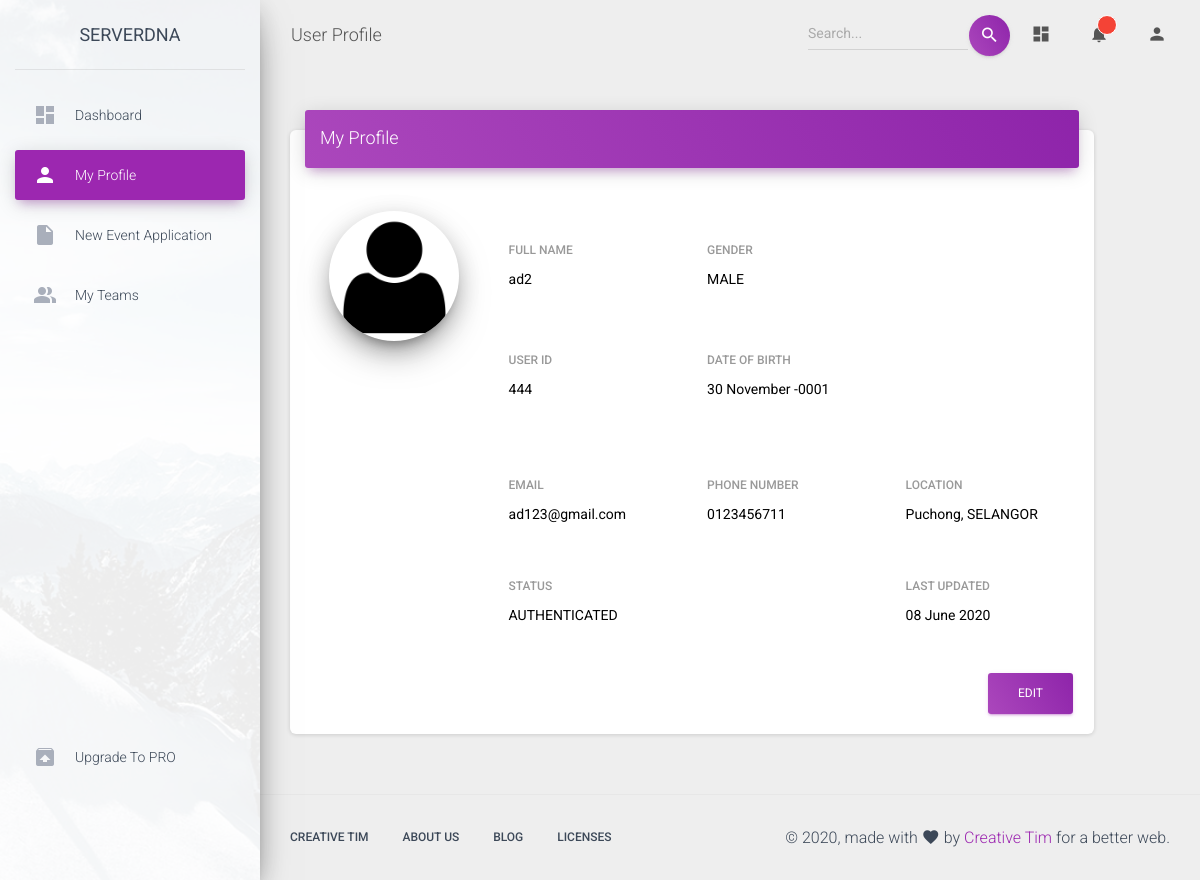
The app's page /user_dashboard_module/profile_details.php (signed in) with its own data.
### tables this page shows
CREATE TABLE `users` (
  `id` int(11) NOT NULL,
  `full_name` varchar(100) NOT NULL,
  `user_id` varchar(50) DEFAULT NULL,
  `mobile_number` varchar(15) NOT NULL,
  `email` varchar(100) NOT NULL,
  `password` varchar(100) NOT NULL,
  `DoB` date NOT NULL,
  `gender` enum('male','female') NOT NULL,
  `status` enum('created','authenticated','inactive','') NOT NULL,
  `created_at` datetime NOT NULL,
  `accessed_at` datetime DEFAULT NULL,
  `updated_at` datetime NOT NULL,
  `city` varchar(100) NOT NULL,
  `state` varchar(100) NOT NULL,
  `is_admin` int(1) NOT NULL DEFAULT 0,
  `image_url` varchar(50) DEFAULT NULL
);

### user_dashboard_module/profile_details.php (the view, shortened to what this page needs)
<?php
  $con = DatabaseConn();
  $userID = $_SESSION["Curr_user"];
  $sql_detail = "SELECT * FROM `users` WHERE `id` = '$userID'";
  $account_details = mysqli_query($con, $sql_detail);
  $details = mysqli_fetch_array($account_details);
  $name = $details['full_name'];
  $user_id = $details['user_id'];
  $mobile_number = $details['mobile_number'];
  $email = $details['email'];
  $DoB = date("d F Y", strtotime($details['DoB']));
  $gender = strtoupper($details['gender']);
  $status = strtoupper($details['status']);
  $last_upd = date("d F Y", strtotime($details['updated_at']));;
  $city = $details['city'];
  $state = $details['state'];
  $url = $details['image_url'];
?>
<!DOCTYPE html>
<html lang="en">
<head>
    <link rel="stylesheet" type="text/css" href="assets/css/bootstrap-select.min.css">
    <link rel="stylesheet" href="https://maxcdn.bootstrapcdn.com/font-awesome/latest/css/font-awesome.min.css">
    <link href="assets/css/material-dashboard.css" rel="stylesheet" />
    <link href="assets/demo/demo.css" rel="stylesheet" />
    <link rel="stylesheet" type="text/css" href="vendor/select2/select2.min.css">
    <link rel="stylesheet" type="text/css" href="vendor/daterangepicker/daterangepicker.css">
</head>
<body class="" onload="fetchUpdateResponse()">
    <div class="wrapper ">
        <div class="sidebar" data-color="purple" data-background-color="white" data-image="assets/img/sidebar-1.jpg">
            <div class="logo"><a href="http://www.creative-tim.com" class="simple-text logo-normal">
          ServerDNA
      </a></div>
            <div class="sidebar-wrapper">
                <ul class="nav">
                    <li class="nav-item ">
                        <a class="nav-link" href="./dashboard.php">
                            <i class="material-icons">dashboard</i>
                            <p>Dashboard</p>
                        </a>
                    </li>
                    <li class="nav-item active  ">
                        <a class="nav-link" href="./profile_details.php">
                            <i class="material-icons">person</i>
                            <p>My Profile</p>
                        </a>
                    </li>
                    <li class="nav-item ">
                        <a class="nav-link" href="./create_event_application_front.php">
                            <i class="material-icons">insert_drive_file</i>
                            <p>New Event Application</p>
                        </a>
                    </li>
                    <li class="nav-item ">
                        <a class="nav-link" href="./team_list.php">
                            <i class="material-icons">people_alt</i>
                            <p>My Teams</p>
                        </a>
                    </li>
                    <li class="nav-item active-pro ">
                        <a class="nav-link" href="./upgrade.html">
                            <i class="material-icons">unarchive</i>
                            <p>Upgrade to PRO</p>
                        </a>
                    </li>
                </ul>
            </div>
        </div>
        <div class="main-panel">
            <nav class="navbar navbar-expand-lg navbar-transparent navbar-absolute fixed-top ">
                <div class="container-fluid">
                    <div class="navbar-wrapper">
                        <a class="navbar-brand" href="javascript:;">User Profile</a>
                    </div>
                    <div class="collapse navbar-collapse justify-content-end">
                        <form class="navbar-form">
                            <div class="input-group no-border">
                                <input type="text" value="" class="form-control" placeholder="Search...">
                                <button type="submit" class="btn btn-white btn-round btn-just-icon">
                                    <i class="material-icons md-light">search</i>
                                    <div class="ripple-container"></div>
                                </button>
                            </div>
                        </form>
                        <ul class="navbar-nav">
                            <li class="nav-item">
                                <a class="nav-link" href="javascript:;">
                                    <i class="material-icons">dashboard</i>
                                </a>
                            </li>
                            <li class="nav-item dropdown">
                                <a class="nav-link" href="http://example.com" id="navbarDropdownMenuLink" data-toggle="dropdown" aria-haspopup="true" aria-expanded="false">
                                    <i class="material-icons">notifications</i>
                                    <span class="notification"></span>
                                </a>
                            </li>
                            <li class="nav-item dropdown">
                                <a class="nav-link" href="javascript:;" id="navbarDropdownProfile" data-toggle="dropdown" aria-haspopup="true" aria-expanded="false">
                                    <i class="material-icons">person</i>
                                </a>
                            </li>
                        </ul>
                    </div>
                </div>
            </nav>
            <div class="content">
                <div class="container-fluid">
                    <div class="row">
                        <div class="col-md-11">
                            <div class="card">
                                <div class="card-header card-header-primary">
                                    <h4 class="card-title">My Profile</h4>
                                </div>
                                <br><br>
                                <div class="card-body">
                                    <div class="row">
                                        <div class="card-profile col-md-3">
                                            <div class="card-avatar">
                                                <a href="javascript:;">
                                                    <img class="img" src="<?php echo $url ?>" onerror=this.src="../public/images/default.png" />
                                                </a>
                                            </div>
                                        </div>
                                        <div class="col-md-3">
                                            <div class="form-group">
                                                <h6 class="card-category">Full Name</h6>
                                                <label style="color: black"><?php echo $name;?></label>
                                            </div>
                                        </div>
                                        <div class="col-md-3">
                                            <div class="form-group">
                                                <h6 class="card-category">Gender</h6>
                                                <label style="color: black"><?php echo $gender;?></label>
                                            </div>
                                        </div>
                                    </div>
                                    <div class="row">
                                        <div class="col-md-3"></div>
                                        <div class="col-md-3">
                                            <div class="form-group">
                                                <h6 class="card-category">User ID</h6>
                                                <label style="color: black"><?php echo $user_id;?></label>
                                            </div>
                                        </div>
                                        <div class="col-md-3">
                                            <h6 class="card-category">Date of Birth</h6>
                                            <label style="color: black"><?php echo $DoB;?></label>
                                        </div>
                                    </div>
                                    <br><br>
                                    <div class="row">
                                        <div class="col-md-3"></div>
                                        <div class="col-md-3">
                                            <div class="form-group">
                                                <h6 class="card-category">Email</h6>
                                                <label style="color: black"><?php echo $email;?></label>
                                            </div>
                                        </div>
                                        <div class="col-md-3">
                                            <div class="form-group">
                                                <h6 class="card-category">Phone Number</h6>
                                                <label style="color: black"><?php echo $mobile_number;?></label>
                                            </div>
                                        </div>
                                        <div class="col-md-3">
                                            <div class="form-group">
                                                <h6 class="card-category">Location</h6>
                                                <label style="color: black"><?php echo $city.", ".$state;?></label>
                                            </div>
                                        </div>
                                    </div>
                                    <br>
                                    <div class="row">
                                        <div class="col-md-3"></div>
                                        <div class="col-md-6">
                                            <div class="form-group">
                                                <h6 class="card-category">Status</h6>
                                                <label style="color: black"><?php echo $status;?></label>
                                            </div>
                                        </div>
                                        <div class="col-md-3">
                                            <div class="form-group">
                                                <h6 class="card-category">Last Updated</h6>
                                                <label style="color: black"><?php echo $last_upd;?></label>
                                            </div>
                                        </div>
                                    </div>
                                    <br>
                                    <button type="submit" class="btn btn-primary pull-right" onclick="edit(<?php echo $userID;?>)" name="editBtn">Edit</button>
                                    <div class="clearfix"></div>
                                </div>
                            </div>
                        </div>
                    </div>
                </div>
            </div>
            <footer class="footer">
                <div class="container-fluid">
                    <nav class="float-left">
                        <ul>
                            <li>
                                <a href="https://www.creative-tim.com">
                                    Creative Tim
                                </a>
                            </li>
                            <li>
                                <a href="https://creative-tim.com/presentation">
                                    About Us
                                </a>
                            </li>
                            <li>
                                <a href="http://blog.creative-tim.com">
                                    Blog
                                </a>
                            </li>
                            <li>
                                <a href="https://www.creative-tim.com/license">
                                    Licenses
                                </a>
                            </li>
                        </ul>
                    </nav>
                    <div class="copyright float-right">
                        &copy;
                        , made with <i class="material-icons">favorite</i> by
                        <a href="https://www.creative-tim.com" target="_blank">Creative Tim</a> for a better web.
                    </div>
                </div>
            </footer>
        </div>
    </div>
</body>
</html>

### records on screen
users: full_name "ad2", gender "MALE", user "444", DoB "30 November -0001", email "ad123@gmail.com", mobile_number "0123456711", city "Puchong", state "SELANGOR", status "AUTHENTICATED", updated_at "08 June 2020"
